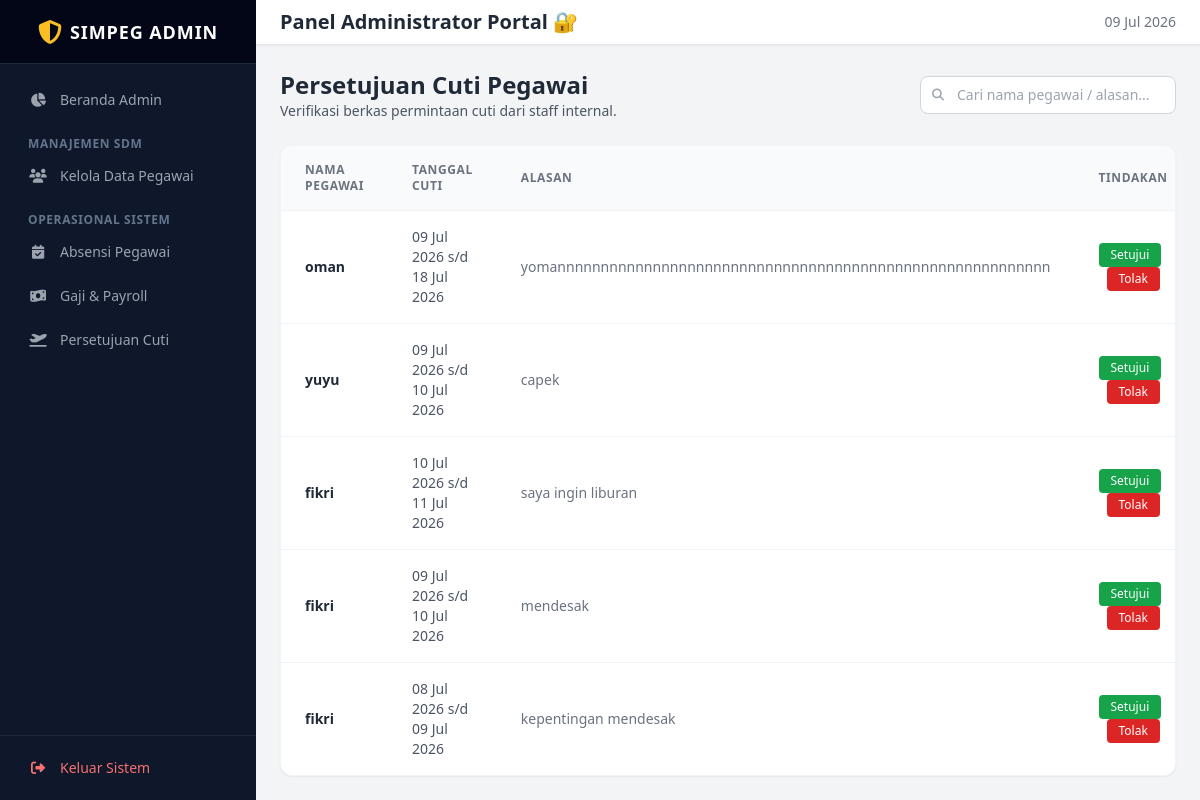
/index.php?page=persetujuan_cuti (signed in), run on the app's committed database.
### tables this page shows
CREATE TABLE `cuti` (
  `id` int(11) NOT NULL,
  `id_user` int(11) NOT NULL,
  `tanggal_mulai` date NOT NULL,
  `tanggal_selesai` date NOT NULL,
  `alasan` text NOT NULL,
  `status` enum('pending','disetujui','ditolak') DEFAULT 'pending'
);

### frontend/cuti/Persetujuan_Cuti.php (the view, shortened to what this page needs)
<?php
$koneksi_db = $koneksi;
$where_clause = "WHERE LOWER(cuti.status) = 'pending'";
$query_ambil = mysqli_query($koneksi_db, "
    SELECT
        cuti.id,
        cuti.tanggal_mulai AS tgl_mulai,
        cuti.tanggal_selesai AS tgl_selesai,
        cuti.alasan,
        COALESCE(pegawai.nama, users.username, 'Pegawai') AS nama_pegawai
    FROM cuti
    LEFT JOIN pegawai ON cuti.id_user = pegawai.id_user
    LEFT JOIN users ON cuti.id_user = users.id
    $where_clause
    ORDER BY cuti.id DESC
");
$data_approval = [];
if ($query_ambil) {
    while ($row = mysqli_fetch_assoc($query_ambil)) {
        $data_approval[] = $row;
    }
}
            ?>
<div class="flex flex-col sm:flex-row justify-between items-start sm:items-center gap-4 mb-6">
    <div>
        <h1 class="text-2xl font-bold text-gray-800">Persetujuan Cuti Pegawai</h1>
        <p class="text-sm text-gray-600">Verifikasi berkas permintaan cuti dari staff internal.</p>
    </div>
    <div class="w-full sm:w-auto">
        <div class="relative">
            <span class="absolute inset-y-0 left-0 flex items-center pl-3 pointer-events-none text-gray-400">
            </span>
            <input type="text" id="input-cari-cuti" placeholder="Cari nama pegawai / alasan..."
                   class="pl-9 pr-4 py-2 border border-gray-300 rounded-lg text-sm focus:outline-none focus:ring-2 focus:ring-blue-500 text-gray-800 w-full sm:w-64">
        </div>
    </div>
</div>
<div class="bg-white rounded-xl shadow-sm border border-gray-100 overflow-hidden">
    <table class="w-full text-left border-collapse">
        <thead class="bg-gray-50 border-b border-gray-100">
            <tr>
                <th class="px-6 py-4 text-xs font-semibold text-gray-500 uppercase tracking-wider">Nama Pegawai</th>
                <th class="px-6 py-4 text-xs font-semibold text-gray-500 uppercase tracking-wider">Tanggal Cuti</th>
                <th class="px-6 py-4 text-xs font-semibold text-gray-500 uppercase tracking-wider">Alasan</th>
                <th class="px-6 py-4 text-xs font-semibold text-gray-500 uppercase tracking-wider">Tindakan</th>
            </tr>
        </thead>
        <tbody id="wadah-tabel-cuti" class="divide-y divide-gray-100 text-sm">
            <?php if(!empty($data_approval)): foreach($data_approval as $a): ?>
            <tr data-id="<?= $a['id']; ?>" class="transition-all duration-300">
                <td class="px-6 py-4 font-semibold text-gray-800"><?= htmlspecialchars($a['nama_pegawai']); ?></td>
                <td class="px-6 py-4 text-gray-600"><?= date('d M Y', strtotime($a['tgl_mulai'])); ?> s/d <?= date('d M Y', strtotime($a['tgl_selesai'])); ?></td>
                <td class="px-6 py-4 text-gray-500"><?= htmlspecialchars($a['alasan']); ?></td>
                <td class="px-6 py-4 space-x-2">
                    <button data-id="<?= $a['id']; ?>" data-aksi="setuju" data-pesan="Apakah Anda yakin ingin MENYETUJUI permohonan cuti ini?"
                       class="tombol-proses-cuti px-3 py-1 bg-green-600 text-white rounded text-xs font-medium hover:bg-green-700 transition-colors">Setujui</button>
                    <button data-id="<?= $a['id']; ?>" data-aksi="tolak" data-pesan="Apakah Anda yakin ingin MENOLAK permohonan cuti ini?"
                       class="tombol-proses-cuti px-3 py-1 bg-red-600 text-white rounded text-xs font-medium hover:bg-red-700 transition-colors">Tolak</button>
                </td>
            </tr>
            <?php endforeach; else: ?>
            <tr id="baris-kosong">
                <td colspan="4" class="px-6 py-10 text-center text-gray-400">Tidak ada permohonan cuti masuk yang perlu diproses.</td>
            </tr>
            <?php endif; ?>
        </tbody>
    </table>
</div>

### index.php (shortened to what this page needs)
<?php
$page = $_GET['page'] ?? 'login';
                ?>
                <?php
switch ($page) {
    case 'dashboard_admin':
    case 'daftar_pegawai':
    case 'detail_pegawai':
    case 'tambah_pegawai':
    case 'absensi':
    case 'rekap_absensi':
    case 'gaji':
    case 'cuti':
    case 'persetujuan_cuti':
        require_once __DIR__ . '/frontend/dashboard/dashboard_admin.php';
        break;
        ?>
        <?php
}

### frontend/dashboard/dashboard_admin.php (shortened to what this page needs)
<!DOCTYPE html>
<html lang="id">
<head>
    <script src="https://cdn.tailwindcss.com"></script>
    <link rel="stylesheet" href="https://cdnjs.cloudflare.com/ajax/libs/font-awesome/6.4.0/css/all.min.css">
</head>
<body class="bg-gray-100 font-sans antialiased text-gray-800">
    <div class="flex h-screen overflow-hidden">
        <aside class="w-64 bg-slate-900 text-white flex flex-col justify-between hidden md:flex flex-shrink-0">
            <div>
                <div class="h-16 flex items-center justify-center bg-slate-950 px-6 border-b border-slate-800">
                    <div class="flex items-center space-x-2">
                        <i class="fa-solid fa-shield-halved text-amber-400 text-2xl"></i>
                        <span class="text-lg font-bold tracking-wider">SIMPEG ADMIN</span>
                    </div>
                </div>
                <nav class="mt-4 px-3 space-y-1">
                    <a href="index.php?page=dashboard_admin" class="flex items-center px-4 py-2.5 text-sm font-medium rounded-lg text-gray-400 hover:bg-slate-800 hover:text-white transition-all">
                        <i class="fa-solid fa-chart-pie mr-3 w-5 text-center"></i> Beranda Admin
                    </a>
                    <div class="space-y-1">
                        <span class="px-4 text-xs font-semibold text-slate-500 uppercase tracking-wider block mt-4 mb-1">Manajemen SDM</span>
                        <a href="index.php?page=daftar_pegawai" class="flex items-center px-4 py-2.5 text-sm font-medium rounded-lg text-gray-400 hover:bg-slate-800 hover:text-white transition-all">
                            <i class="fa-solid fa-users mr-3 w-5 text-center"></i> Kelola Data Pegawai
                        </a>
                    </div>
                    <div class="space-y-1">
                        <span class="px-4 text-xs font-semibold text-slate-500 uppercase tracking-wider block mt-4 mb-1">Operasional Sistem</span>
                        <a href="index.php?page=rekap_absensi" class="flex items-center px-4 py-2.5 text-sm font-medium rounded-lg text-gray-400 hover:bg-slate-800 hover:text-white transition-all">
                            <i class="fa-solid fa-calendar-check mr-3 w-5 text-center"></i> Absensi Pegawai
                        </a>
                        <a href="index.php?page=gaji" class="flex items-center px-4 py-2.5 text-sm font-medium rounded-lg text-gray-400 hover:bg-slate-800 hover:text-white transition-all">
                            <i class="fa-solid fa-money-bill-wave mr-3 w-5 text-center"></i> Gaji & Payroll
                        </a>
                        <a href="index.php?page=persetujuan_cuti" class="flex items-center px-4 py-2.5 text-sm font-medium rounded-lg text-gray-400 hover:bg-slate-800 hover:text-white transition-all">
                            <i class="fa-solid fa-plane-departure mr-3 w-5 text-center"></i> Persetujuan Cuti
                        </a>
                    </div>
                </nav>
            </div>
            <div class="p-3 border-t border-slate-800">
                <a href="index.php?page=logout" class="flex items-center px-4 py-2.5 text-sm font-medium rounded-lg text-red-400 hover:bg-red-500/10 hover:text-red-300 transition-all">
                    <i class="fa-solid fa-right-from-bracket mr-3 w-5 text-center"></i> Keluar Sistem
                </a>
            </div>
        </aside>
        <div class="flex-1 flex flex-col overflow-y-auto">
            <header class="h-16 bg-white border-b border-gray-200 flex items-center justify-between px-6 sticky top-0 z-10 shadow-sm">
                <h1 class="text-xl font-bold text-gray-800">Panel Administrator Portal 🔐</h1>
                <div class="text-sm font-medium text-gray-500"><?php echo date('d M Y'); ?></div>
            </header>
            <main class="p-6">
                <?php
                $current_page = $_GET['page'] ?? 'dashboard_admin';
                switch ($current_page) {
                    case 'cuti':
                    case 'persetujuan_cuti':
                        include __DIR__ . '/../cuti/Persetujuan_Cuti.php';
                        break;
                            ?>
                            <?php
                }
                ?>
            </main>
        </div>
    </div>
</body>
</html>

### data on the page
cuti: nama_pegawai "oman", tanggal_mulai "09 Jul 2026", tanggal_selesai "18 Jul 2026", alasan "yomannnnnnnnnnnnnnnnnnnnnnnnnnnnnnnnnnnnnnnnnnnnnnnnnnnnnnnnn"
cuti: nama_pegawai "yuyu", tanggal_mulai "09 Jul 2026", tanggal_selesai "10 Jul 2026", alasan "capek"
cuti: nama_pegawai "fikri", tanggal_mulai "10 Jul 2026", tanggal_selesai "11 Jul 2026", alasan "saya ingin liburan"
cuti: nama_pegawai "fikri", tanggal_mulai "09 Jul 2026", tanggal_selesai "10 Jul 2026", alasan "mendesak"
cuti: nama_pegawai "fikri", tanggal_mulai "08 Jul 2026", tanggal_selesai "09 Jul 2026", alasan "kepentingan mendesak"
